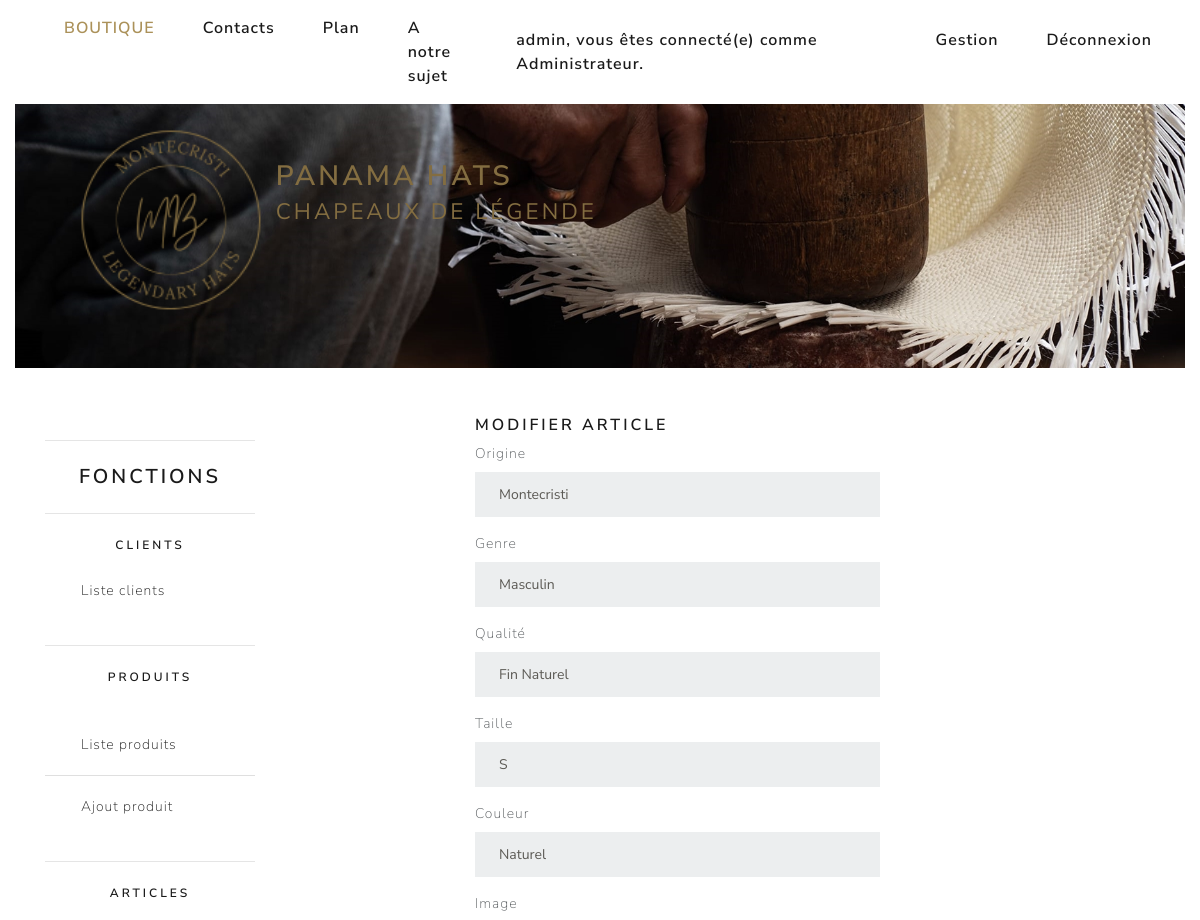
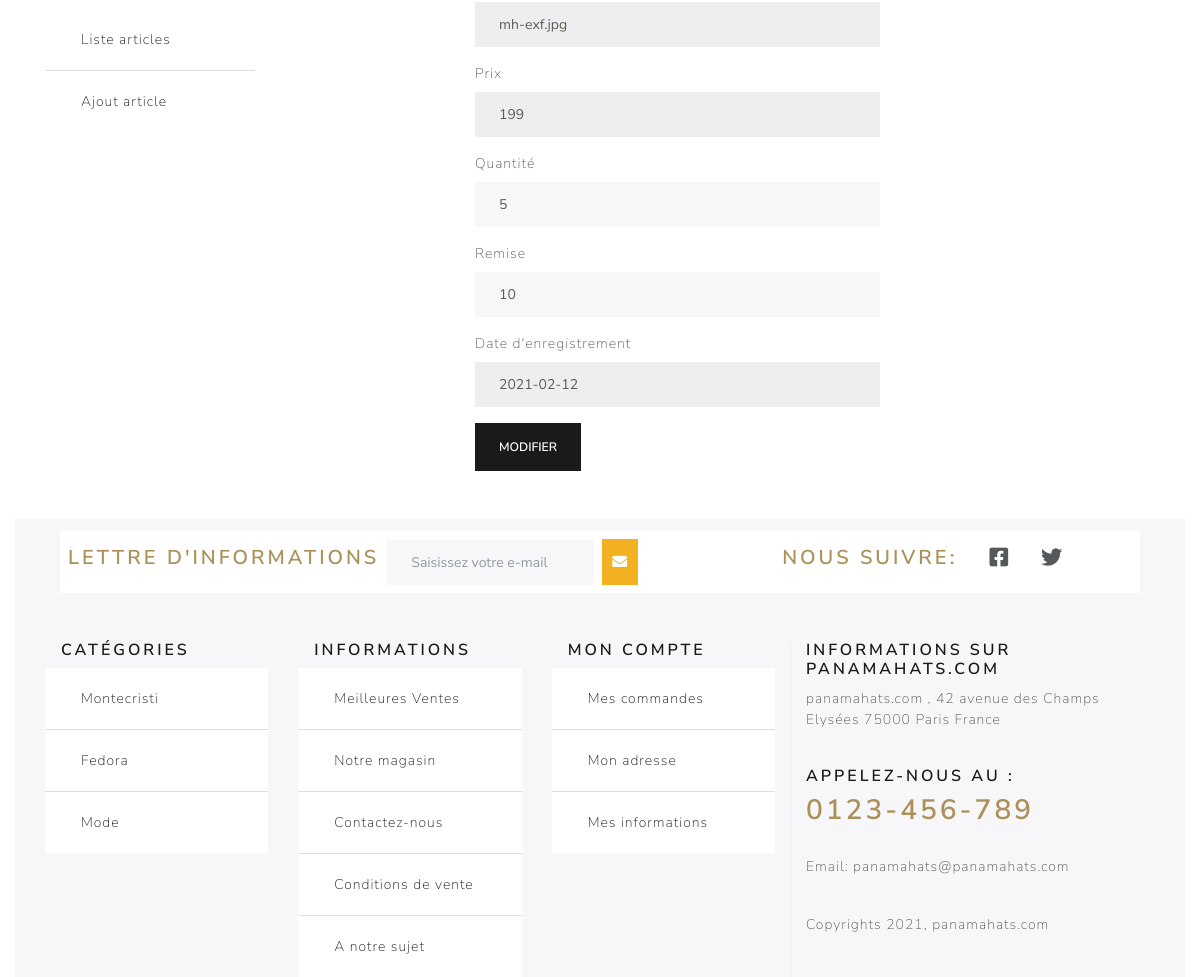
/admins/formArticle/1 (signed in), run on the app's committed database (2 pictures, top to bottom).
### tables this page shows
CREATE TABLE IF NOT EXISTS `article` (
  `id_article` int(11) NOT NULL AUTO_INCREMENT,
  `id_produit` int(10) NOT NULL,
  `id_taille` int(11) NOT NULL,
  `id_couleur` int(10) NOT NULL,
  `date_registre` date NOT NULL,
  `remise` int(10) DEFAULT NULL,
  `quantite` int(10) NOT NULL,
  PRIMARY KEY (`id_article`)
);

CREATE TABLE IF NOT EXISTS `produit` (
  `id_produit` int(11) NOT NULL AUTO_INCREMENT,
  `origine_produit` varchar(50) NOT NULL,
  `categorie_produit` varchar(50) NOT NULL,
  `genre_produit` varchar(50) NOT NULL,
  `nom_produit` varchar(50) NOT NULL,
  `image_produit` varchar(50) NOT NULL,
  `prix_produit` double NOT NULL,
  PRIMARY KEY (`id_produit`)
);

CREATE TABLE IF NOT EXISTS `taille` (
  `id_taille` int(11) NOT NULL AUTO_INCREMENT,
  `nom_taille` varchar(10) NOT NULL,
  `cm_taille` varchar(10) NOT NULL,
  PRIMARY KEY (`id_taille`)
);

CREATE TABLE IF NOT EXISTS `couleur` (
  `id_couleur` int(11) NOT NULL AUTO_INCREMENT,
  `nom_couleur` varchar(100) NOT NULL,
  `image_couleur` varchar(100) NOT NULL,
  PRIMARY KEY (`id_couleur`)
);

### libraries/Database.php (called while the page is built, shortened)
<?php
    class Database {
        private $dbHost = 'localhost';
        private $dbUser ='root';
        private $dbPass = '';
        private $dbName = 'boutique';
        private $statement;
        private $dbHandler;
        public function __construct() {
            $conn = 'mysql:host=' . $this->dbHost . ';dbname=' . $this->dbName;
            $options = array(
                PDO::ATTR_PERSISTENT => true,
                PDO::ATTR_ERRMODE => PDO::ERRMODE_EXCEPTION
            );
            try {
                $this->dbHandler = new PDO($conn, $this->dbUser, $this->dbPass, $options);
            } catch (PDOException $e) {
                $this->error = $e->getMessage();
                echo $this->error;
            }
        }
        public function query($sql) {
            $this->statement = $this->dbHandler->prepare($sql);
        }
        public function bind($parameter, $value, $type = null) {
            switch (is_null($type)) {
                default:
                    $type = PDO::PARAM_STR;
            }
            $this->statement->bindValue($parameter, $value, $type);
        }
        public function execute() {
            return $this->statement->execute();
        }
        public function single() {
            $this->execute();
            return $this->statement->fetch(PDO::FETCH_OBJ);
        }
    }

### models/Admin.php (called while the page is built, shortened)
<?php
class Admin {
    private $db;
    public function __construct() {
        $this->db = new Database;
    }
    public function viewArticle($id_article) {
        $this->db->query('SELECT id_article, origine_produit, categorie_produit, genre_produit, nom_produit, nom_taille, nom_couleur, image_produit, date_registre, prix_produit, quantite, remise  FROM article JOIN produit ON article.id_produit = produit.id_produit JOIN taille ON article.id_taille = taille.id_taille JOIN couleur ON article.id_couleur = couleur.id_couleur  WHERE id_article = :id_article');
        $this->db->bind(':id_article', $id_article);
        $article = $this->db->single();
        return $article;
    }
}

### views/admins/formArticle.php (the view, shortened to what this page needs)
<?php
   require (ROOT.'views/includes/head.php');
?>
 <body>
    <div class="container-fluid">
        <div class="col-md-12">
            <?php
            require (ROOT.'views/includes/navigation.php');
            ?>
        </div>
        <div class="col-md-12 mt-5">
            <div class="row banner banner_image1 pt-3">
                <img class="ml-5 img-fluid mt-5" src="<?php echo WWW_ROOT; ?>public/images/logo.png" alt="Logo">
                <h2 class="mt-5 pt-5 champain">PANAMA HATS<br /><small>Chapeaux de Légende</small></h2>
            </div>
        </div>
        <div class="row">
            <section class="col-sm-12 col-md-3 my-5 text-center">
                    <aside class="col-md-12">
                        <?php
                        require (ROOT.'views/includes/asideCrud.php');
                        ?>
                    </aside>
            </section>
            <section class="col-sm-12 col-md-9 my-5">
                <div class="container">
                    <div class="row">
                    <div class="col-lg-2"></div>
                    <div class="col-md-6">
                        <h5>Modifier Article</h5>
                        <form action="<?php echo WWW_ROOT;?>admins/updateArticle" method="post">
                            <fieldset>
                            <div class="form-group">
                                <label for="origine">Origine</label>
                                <input type="text" class="form-control" id="origine" name="origine" value="<?= $data['article']->origine_produit ?>" disabled>
                            </div>
                            <div class="form-group">
                                <label for="genre">Genre</label>
                                <input type="text" class="form-control" id="genre" name="genre" value="<?= $data['article']->genre_produit ?>" disabled >
                            </div>
                            <div class="form-group">
                                <label for="qualite">Qualité</label>
                                <input type="text" class="form-control" id="qualite" name="qualite" value="<?= $data['article']->nom_produit ?>" disabled>
                            </div>
                            <div class="form-group">
                                <label for="taille">Taille</label>
                                <input type="text" class="form-control" id="taille" name="taille" value="<?= $data['article']->nom_taille ?>" disabled >
                            </div>
                            <div class="form-group">
                                <label for="couleur">Couleur</label>
                                <input type="text" class="form-control" id="couleur" name="couleur" value="<?= $data['article']->nom_couleur ?>" disabled >
                            </div>
                            <div class="form-group">
                                <label for="image">Image</label>
                                <input type="text" class="form-control" id="image" name="image" value="<?= $data['article']->image_produit ?>" disabled >
                            </div>
                            <div class="form-group">
                                <label for="prix">Prix</label>
                                <input type="number" class="form-control" id="prix" name="prix" value="<?= $data['article']->prix_produit ?>" disabled >
                            </div>
                            <div class="form-group">
                                <label for="quantite">Quantité</label>
                                <input type="number" class="form-control" id="quantite" name="quantite" value="<?= $data['article']->quantite ?>" >
                            </div>
                            <div class="form-group">
                                <label for="remise">Remise</label>
                                <input type="number" class="form-control" id="remise" name="remise" value="<?= $data['article']->remise ?>" >
                            </div>
                            <div class="form-group">
                                <label for="date">Date d'enregistrement</label>
                                <input type="text" class="form-control"  id="date" name="date_registre" value="<?= $data['article']->date_registre ?>" disabled>
                            </div>
                            <input type="submit" class="btn btn-primary" name="update" value="Modifier">
                            </fieldset>
                            </form>
                    </div>
                    <div class="col-lg-4"></div>
                    </div>
                </div>
            </section>
        </div>
        <?php
        require ROOT . '/views/includes/footer.php';
        ?>

### public/css/style.css (style rules this page uses)
.champain { color: #836d41; }
.banner { background-position: center; background-repeat: no-repeat; background-size: cover; position: relative; height:40vh; }
.banner .img-fluid { max-width: 100%; height:70%; }
.banner_image1 { background-image: url("../images/pressage_banner.jpg") ; }

### data on the page
article: origine "Montecristi", genre "Masculin", qualite "Fin Naturel", taille "S", couleur "Naturel", image "mh-exf.jpg", prix "199", quantite "5", remise "10", date_registre "2021-02-12"

### other printed values
$_SESSION['prenom'] "admin"
